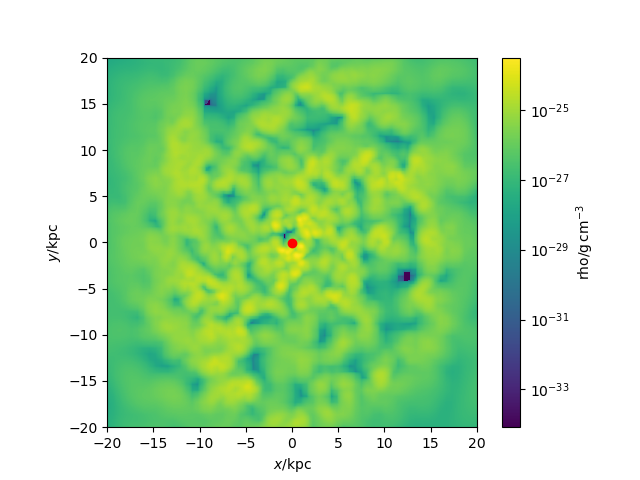

This figure's Python source:
#galaxy 316 gas density code with BH pos
import pynbody
import pynbody.plot.sph as sph
import matplotlib.pyplot as plt

#loading snapshot
s=pynbody.load('/mnt/data0/jillian/gguaman/r316/cosmo25p.768sg1bwK1BHe75.007779')

#setting to physical units
s.physical_units()

#centering halo and aligning disk
pynbody.analysis.angmom.faceon(s)

#creating gas density slice
sph.image(s.g,qty="rho",units="g cm^-3",width=40)

#function to find BH
def findBH(s):
    BHfilter = pynbody.filt.LowPass('tform',0.0)
    BH = s.stars[BHfilter]
    return BH
BH = findBH(s)
print("The number of black holes is",len(BH))

#distance BH is from galaxy
#with pynbody.analysis.halo.center(s, mode='hyb'):
print([s],['pos'])

BHposition = BH['pos']
print("The black hole's position is", BH['pos'].in_units('kpc'))

#putting BH x in column
BHx=BHposition[[0],0]
#print(BHx)

#putting BH y in column
BHy=BHposition[[0],1]
#print(BHy)

#putting BH z in column
BHz=BHposition[[0],2]
#print(BHz)

#plotting BH position
plt.plot(BHx,BHy, 'ro')

#plt.show()
plt.savefig("galaxy316_dens.png")
